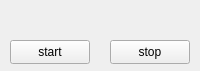
<?xml version="1.0" encoding="UTF-8"?>
<ui version="4.0">
 <class>Widget</class>
 <widget class="QWidget" name="Widget">
  <property name="geometry">
   <rect>
    <x>0</x>
    <y>0</y>
    <width>200</width>
    <height>71</height>
   </rect>
  </property>
  <property name="windowTitle">
   <string>Widget</string>
  </property>
  <widget class="QPushButton" name="startBtn">
   <property name="geometry">
    <rect>
     <x>10</x>
     <y>40</y>
     <width>80</width>
     <height>24</height>
    </rect>
   </property>
   <property name="text">
    <string>start</string>
   </property>
  </widget>
  <widget class="QPushButton" name="stopBtn">
   <property name="geometry">
    <rect>
     <x>110</x>
     <y>40</y>
     <width>80</width>
     <height>24</height>
    </rect>
   </property>
   <property name="text">
    <string>stop</string>
   </property>
  </widget>
 </widget>
 <resources/>
 <connections/>
</ui>
